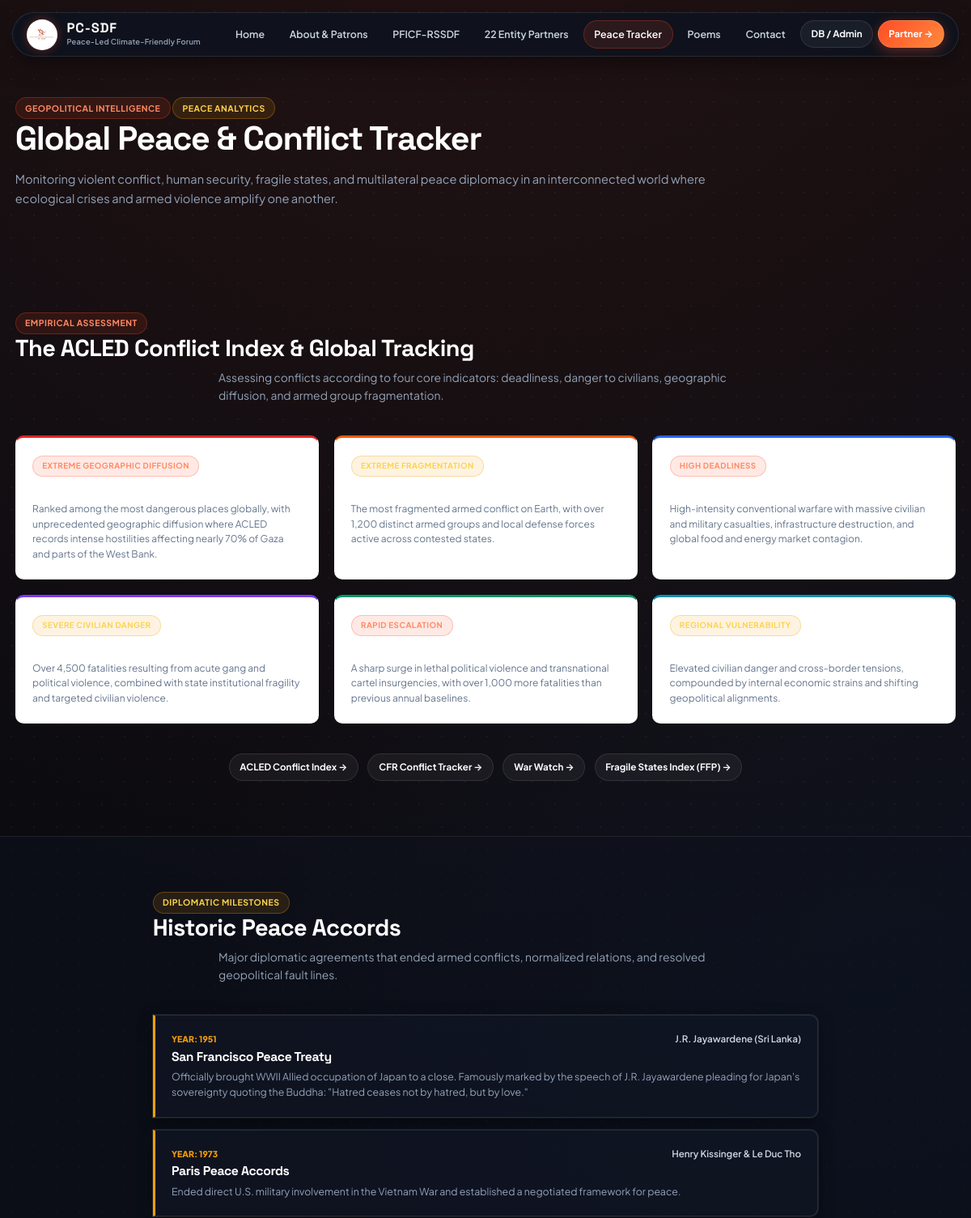
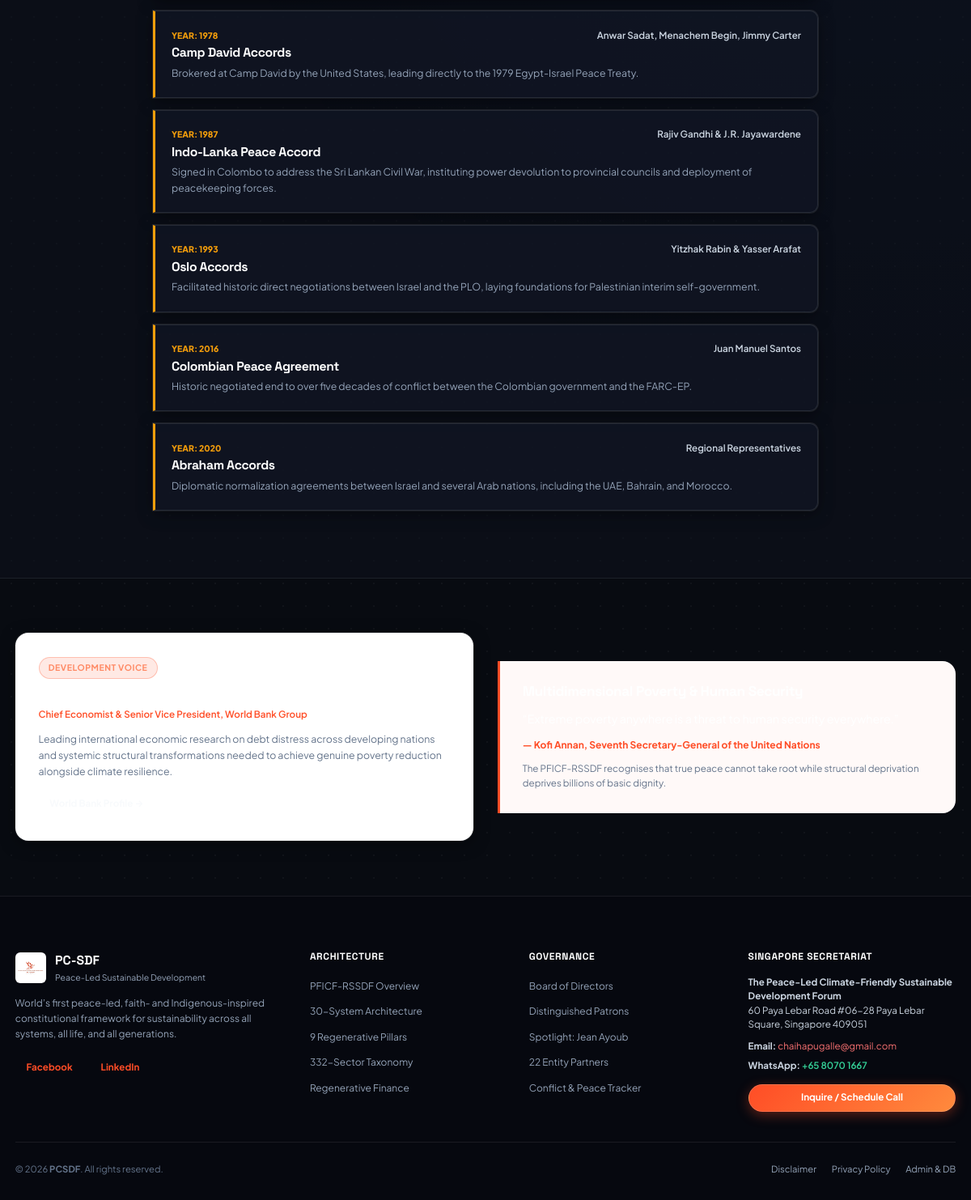
The app's page /peace-tracker.php with its own data (2 pictures, top to bottom).
### tables this page shows
CREATE TABLE IF NOT EXISTS `peace_accords` (
  `id` INT AUTO_INCREMENT PRIMARY KEY,
  `title` VARCHAR(255) NOT NULL,
  `year` VARCHAR(50) NOT NULL,
  `summary` TEXT NOT NULL,
  `key_figure` VARCHAR(150) DEFAULT NULL,
  `link_url` VARCHAR(255) DEFAULT NULL,
  `display_order` INT DEFAULT 0
);

### includes/db.php (called while the page is built, shortened)
<?php
require_once __DIR__ . '/data.php';
class Database {
    private static ?PDO $pdo = null;
    public static function connect(): ?PDO {
        try {
            $dsn = "mysql:host=" . DB_HOST . ";port=" . DB_PORT . ";dbname=" . DB_NAME . ";charset=utf8mb4";
            $options = [
                PDO::ATTR_ERRMODE => PDO::ERRMODE_EXCEPTION,
                PDO::ATTR_DEFAULT_FETCH_MODE => PDO::FETCH_ASSOC,
                PDO::ATTR_EMULATE_PREPARES => false,
                PDO::ATTR_TIMEOUT => 3
            ];
            self::$pdo = new PDO($dsn, DB_USER, DB_PASS, $options);
            return self::$pdo;
        } catch (PDOException $e) {
            if ($e->getCode() == 1049) {
                try {
                    $server_dsn = "mysql:host=" . DB_HOST . ";port=" . DB_PORT . ";charset=utf8mb4";
                    $server_pdo = new PDO($server_dsn, DB_USER, DB_PASS, [PDO::ATTR_ERRMODE => PDO::ERRMODE_EXCEPTION]);
                    $sql_file = __DIR__ . '/../sql/pcsdf_db.sql';
                    if (file_exists($sql_file)) {
                        $sql = file_get_contents($sql_file);
                        $server_pdo->exec($sql);
                        self::$pdo = new PDO($dsn, DB_USER, DB_PASS, $options);
                        self::$is_connected = true;
                        return self::$pdo;
                    }
                } catch (Exception $setup_e) {
                    self::$connection_error = $setup_e->getMessage();
                }
            } else {
                self::$connection_error = $e->getMessage();
            }
            self::$is_connected = false;
            return null;
        }
    }
}
function getPeaceAccords(): array {
    global $DEFAULT_ACCORDS;
    $pdo = Database::connect();
    if ($pdo) {
        try {
            $stmt = $pdo->query("SELECT * FROM peace_accords ORDER BY display_order ASC, id ASC");
            $rows = $stmt->fetchAll();
            if (!empty($rows)) {
                return $rows;
            }
        } catch (Exception $e) {
        }
    }
    return $DEFAULT_ACCORDS;
}

### peace-tracker.php (the view, shortened to what this page needs)
<?php
require_once __DIR__ . '/includes/header.php';
$accords = getPeaceAccords();
?>
<section class="hero-section" style="padding: 2.8rem 0;">
    <div class="container">
        <div class="hero-badge-wrap">
            <span class="badge badge-primary">Geopolitical Intelligence</span>
            <span class="badge badge-gold">Peace Analytics</span>
        </div>
        <h1 class="display-title" style="margin-bottom: 0.85rem;">
            Global Peace &amp; Conflict Tracker
        </h1>
        <p class="hero-lead container-narrow" style="margin: 0 0 1.25rem 0;">
            Monitoring violent conflict, human security, fragile states, and multilateral peace diplomacy in an interconnected world where ecological crises and armed violence amplify one another.
        </p>
    </div>
</section>
<section class="section">
    <div class="container">
        <div class="text-center">
            <span class="badge badge-primary">Empirical Assessment</span>
            <h2 class="section-title">The ACLED Conflict Index &amp; Global Tracking</h2>
            <p class="section-subtitle">
                Assessing conflicts according to four core indicators: deadliness, danger to civilians, geographic diffusion, and armed group fragmentation.
            </p>
        </div>
        <div style="display: grid; grid-template-columns: repeat(auto-fit, minmax(280px, 1fr)); gap: 1.25rem; margin-top: 1.5rem;">
            <div style="background: #FFFFFF; border: 1px solid var(--border-subtle); border-top: 3px solid #DC2626; border-radius: var(--radius-sm); padding: 1.35rem; box-shadow: var(--shadow-subtle);">
                <span class="badge badge-primary" style="margin-bottom: 0.45rem; font-size: 0.65rem;">Extreme Geographic Diffusion</span>
                <h3 style="font-size: 1.05rem; margin-bottom: 0.35rem; color: var(--text-main);">Palestine &amp; West Asia</h3>
                <p style="font-size: 0.8rem; color: var(--text-muted); line-height: 1.55;">
                    Ranked among the most dangerous places globally, with unprecedented geographic diffusion where ACLED records intense hostilities affecting nearly 70% of Gaza and parts of the West Bank.
                </p>
            </div>
            <div style="background: #FFFFFF; border: 1px solid var(--border-subtle); border-top: 3px solid #EA580C; border-radius: var(--radius-sm); padding: 1.35rem; box-shadow: var(--shadow-subtle);">
                <span class="badge badge-gold" style="margin-bottom: 0.45rem; font-size: 0.65rem;">Extreme Fragmentation</span>
                <h3 style="font-size: 1.05rem; margin-bottom: 0.35rem; color: var(--text-main);">Myanmar</h3>
                <p style="font-size: 0.8rem; color: var(--text-muted); line-height: 1.55;">
                    The most fragmented armed conflict on Earth, with over 1,200 distinct armed groups and local defense forces active across contested states.
                </p>
            </div>
            <div style="background: #FFFFFF; border: 1px solid var(--border-subtle); border-top: 3px solid #2563EB; border-radius: var(--radius-sm); padding: 1.35rem; box-shadow: var(--shadow-subtle);">
                <span class="badge badge-primary" style="margin-bottom: 0.45rem; font-size: 0.65rem;">High Deadliness</span>
                <h3 style="font-size: 1.05rem; margin-bottom: 0.35rem; color: var(--text-main);">Ukraine &amp; Eastern Europe</h3>
                <p style="font-size: 0.8rem; color: var(--text-muted); line-height: 1.55;">
                    High-intensity conventional warfare with massive civilian and military casualties, infrastructure destruction, and global food and energy market contagion.
                </p>
            </div>
            <div style="background: #FFFFFF; border: 1px solid var(--border-subtle); border-top: 3px solid #7C3AED; border-radius: var(--radius-sm); padding: 1.35rem; box-shadow: var(--shadow-subtle);">
                <span class="badge badge-gold" style="margin-bottom: 0.45rem; font-size: 0.65rem;">Severe Civilian Danger</span>
                <h3 style="font-size: 1.05rem; margin-bottom: 0.35rem; color: var(--text-main);">Haiti</h3>
                <p style="font-size: 0.8rem; color: var(--text-muted); line-height: 1.55;">
                    Over 4,500 fatalities resulting from acute gang and political violence, combined with state institutional fragility and targeted civilian violence.
                </p>
            </div>
            <div style="background: #FFFFFF; border: 1px solid var(--border-subtle); border-top: 3px solid #059669; border-radius: var(--radius-sm); padding: 1.35rem; box-shadow: var(--shadow-subtle);">
                <span class="badge badge-primary" style="margin-bottom: 0.45rem; font-size: 0.65rem;">Rapid Escalation</span>
                <h3 style="font-size: 1.05rem; margin-bottom: 0.35rem; color: var(--text-main);">Ecuador</h3>
                <p style="font-size: 0.8rem; color: var(--text-muted); line-height: 1.55;">
                    A sharp surge in lethal political violence and transnational cartel insurgencies, with over 1,000 more fatalities than previous annual baselines.
                </p>
            </div>
            <div style="background: #FFFFFF; border: 1px solid var(--border-subtle); border-top: 3px solid #0891B2; border-radius: var(--radius-sm); padding: 1.35rem; box-shadow: var(--shadow-subtle);">
                <span class="badge badge-gold" style="margin-bottom: 0.45rem; font-size: 0.65rem;">Regional Vulnerability</span>
                <h3 style="font-size: 1.05rem; margin-bottom: 0.35rem; color: var(--text-main);">Pakistan &amp; Regional Security</h3>
                <p style="font-size: 0.8rem; color: var(--text-muted); line-height: 1.55;">
                    Elevated civilian danger and cross-border tensions, compounded by internal economic strains and shifting geopolitical alignments.
                </p>
            </div>
        </div>
        <div style="display: flex; justify-content: center; gap: 0.75rem; flex-wrap: wrap; margin-top: 2.5rem;">
            <a href="https://acleddata.com/series/acled-conflict-index" target="_blank" rel="noopener noreferrer" class="btn btn-outline btn-sm">ACLED Conflict Index &rarr;</a>
            <a href="https://www.cfr.org/global-conflict-tracker" target="_blank" rel="noopener noreferrer" class="btn btn-outline btn-sm">CFR Conflict Tracker &rarr;</a>
            <a href="https://warwatch.ch/" target="_blank" rel="noopener noreferrer" class="btn btn-outline btn-sm">War Watch &rarr;</a>
            <a href="https://fragilestatesindex.org/" target="_blank" rel="noopener noreferrer" class="btn btn-outline btn-sm">Fragile States Index (FFP) &rarr;</a>
        </div>
    </div>
</section>
<section class="section section-alt" id="accords">
    <div class="container container-narrow">
        <div class="text-center">
            <span class="badge badge-gold">Diplomatic Milestones</span>
            <h2 class="section-title">Historic Peace Accords</h2>
            <p class="section-subtitle">
                Major diplomatic agreements that ended armed conflicts, normalized relations, and resolved geopolitical fault lines.
            </p>
        </div>
        <div>
            <?php foreach ($accords as $accord): ?>
                <div class="accord-card">
                    <div style="display: flex; justify-content: space-between; align-items: baseline;">
                        <span class="accord-year">Year: <?= htmlspecialchars($accord['year']) ?></span>
                        <?php if (!empty($accord['key_figure'])): ?>
                            <span class="accord-figure"><?= htmlspecialchars($accord['key_figure']) ?></span>
                        <?php endif; ?>
                    </div>
                    <h3 class="accord-title"><?= htmlspecialchars($accord['title']) ?></h3>
                    <p class="accord-desc"><?= htmlspecialchars($accord['summary']) ?></p>
                </div>
            <?php endforeach; ?>
        </div>
    </div>
</section>
<section class="section">
    <div class="container">
        <div style="display: grid; grid-template-columns: 1fr 1fr; gap: 2rem; align-items: center;">
            <div style="background: #FFFFFF; border: 1px solid var(--border-subtle); border-radius: var(--radius-md); padding: 1.85rem; box-shadow: var(--shadow-card);">
                <span class="badge badge-primary" style="margin-bottom: 0.5rem;">Development Voice</span>
                <h3 style="font-size: 1.25rem; color: var(--text-main); margin-bottom: 0.35rem;">
                </h3>
                <div style="font-size: 0.775rem; color: var(--primary); font-weight: 600; margin-bottom: 0.75rem;">
                    Chief Economist &amp; Senior Vice President, World Bank Group
                </div>
                <p style="font-size: 0.825rem; color: var(--text-muted); line-height: 1.6; margin-bottom: 0.85rem;">
                    Leading international economic research on debt distress across developing nations and systemic structural transformations needed to achieve genuine poverty reduction alongside climate resilience.
                </p>
                <a href="https://www.worldbank.org/ext/en/who-we-are/leadership/indermit-gill" target="_blank" rel="noopener noreferrer" class="btn btn-outline btn-sm">
                </a>
            </div>
            <div style="background: #FFF9F8; border-left: 3px solid var(--primary); border-radius: 0 var(--radius-md) var(--radius-md) 0; padding: 1.85rem;">
                <h4 style="font-size: 1.15rem; color: var(--text-main); margin-bottom: 0.75rem;">
                </h4>
                <div class="quote-highlight" style="background: transparent; border: none; padding: 0; margin: 0 0 0.75rem 0; font-size: 0.95rem; color: var(--text-main);">
                </div>
                <div style="font-size: 0.8rem; font-weight: 700; color: var(--primary);">
                    — Kofi Annan, Seventh Secretary-General of the United Nations
                </div>
                <p style="font-size: 0.775rem; color: var(--text-muted); margin-top: 0.75rem; line-height: 1.55;">
                    The PFICF-RSSDF recognises that true peace cannot take root while structural deprivation deprives billions of basic dignity.
                </p>
            </div>
        </div>
    </div>
</section>
<?php require_once __DIR__ . '/includes/footer.php'; ?>

### records on screen
peace_accords: year "1951", key_figure "J.R. Jayawardene (Sri Lanka)", title "San Francisco Peace Treaty", summary "Officially brought WWII Allied occupation of Japan to a close. Famously marked by the speech of J.R. Jayawardene pleading for Japan's sovereignty quoting the Buddha: \"Hatred ceases not by hatred, but by love.\""
peace_accords: year "1973", key_figure "Henry Kissinger & Le Duc Tho", title "Paris Peace Accords", summary "Ended direct U.S. military involvement in the Vietnam War and established a negotiated framework for peace."
peace_accords: year "1978", key_figure "Anwar Sadat, Menachem Begin, Jimmy Carter", title "Camp David Accords", summary "Brokered at Camp David by the United States, leading directly to the 1979 Egypt-Israel Peace Treaty."
peace_accords: year "1987", key_figure "Rajiv Gandhi & J.R. Jayawardene", title "Indo-Lanka Peace Accord", summary "Signed in Colombo to address the Sri Lankan Civil War, instituting power devolution to provincial councils and deployment of peacekeeping forces."
peace_accords: year "1993", key_figure "Yitzhak Rabin & Yasser Arafat", title "Oslo Accords", summary "Facilitated historic direct negotiations between Israel and the PLO, laying foundations for Palestinian interim self-government."
peace_accords: year "2016", key_figure "Juan Manuel Santos", title "Colombian Peace Agreement", summary "Historic negotiated end to over five decades of conflict between the Colombian government and the FARC-EP."
peace_accords: year "2020", key_figure "Regional Representatives", title "Abraham Accords", summary "Diplomatic normalization agreements between Israel and several Arab nations, including the UAE, Bahrain, and Morocco."

### other values on screen
CONTACT_ADDRESS "60 Paya Lebar Road #06-28 Paya Lebar Square, Singapore 409051"
CONTACT_EMAIL "chaihapugalle@gmail.com"
CONTACT_PHONE "+65 8070 1667"
